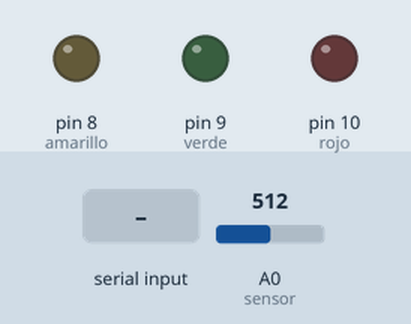
The sketch below on a simulated Arduino Uno, built with avr-gcc and run on an emulated ATmega328P. Shown: output pins drawn as LEDs (lit = HIGH). Inputs (shaded band) come from the test bench; at power-on: A0 (sensor) = 512. What the sketch prints to the serial monitor is not drawn.

Above: at 2.2 s.
2.3 s: "a" received over Serial
At 3.4 s:
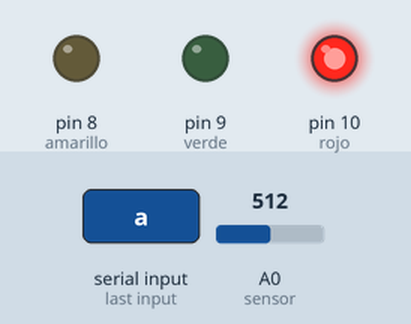
3.8 s: "b" received over Serial
At 4.5 s:
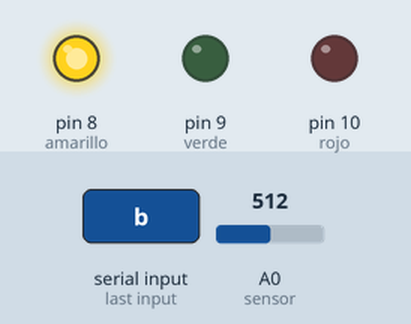
5.3 s: "n" received over Serial
At 5.7 s:
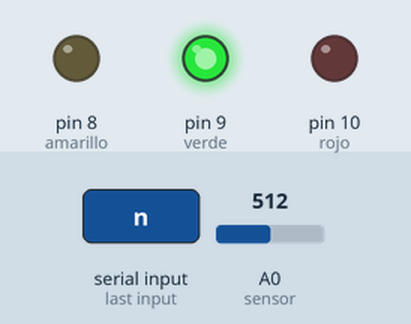
Timing chart, 0 to 8.3 s (numbered marks = the images above; inputs shaded):
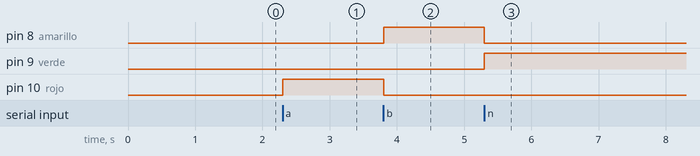

Measured:
- after the input at 2.3 s, pin 10 (rojo): LOW → HIGH at once
- after the input at 3.8 s, pin 8 (amarillo): LOW → HIGH at once; pin 10 (rojo): HIGH → LOW at once
- after the input at 5.3 s, pin 8 (amarillo): HIGH → LOW at once; pin 9 (verde): LOW → HIGH at once

The sketch:

transmisi_n_serial_de_datos_entre_2_tarjetas_arduino2.ino
```cpp
/*
Autor: Roberto Rico Sandoval.
Fille: Medidor de temperaturas con lectura de pantalla LCD.
Date: 20/12/2022

*****************************************************************
DESCRIPCIÓN:

Comunicación serial de datos entre dos Arduinos con puertos
RX y TX incluidos.

La tarjeta 1 de Arduino, toma los datos de las temperaturas
(Celsius, Fahrenheit, Kelvin), y el encendido de los LED's
según la temperatura.

La tarjeta 2 de Arduino, mandará los datos a la pantalla LCD.
Mostrará solo una escala entre 20c y 25c.
*****************************************************************
*/

// Asiganación de puerto analógico.
int sensor = A0;
int valorSensor = 0;
float temperatura = 0;

int kelvin = 0;
int cen = 0;
int fah = 0;

// Definición de pines digitales.
int amarillo = 8;
int verde = 9;
int rojo = 10;

unsigned long tiempo_TX;

void setup()
{

  Serial.begin(9600); // Velocidad de comunicación a 1152000 batios.
  delay(1000);

  // Pines de salida digital.
  pinMode(rojo, OUTPUT);
  pinMode(amarillo, OUTPUT);
  pinMode(verde, OUTPUT);

  // Pines con inicio de apagado (Nivel 0).
  digitalWrite(rojo, LOW);
  digitalWrite(amarillo, LOW);
  digitalWrite(verde, LOW);

  // Registro de tiempo de ejecución.
  tiempo_TX = millis();
}

void loop()
{
  // Lectura del valor del sensor de temperatura.
  valorSensor = analogRead(sensor);
  temperatura = ((valorSensor*(5000/1024.0))-500)/10;

  // Grados Celcius.
  cen = (int)temperatura;

  // Grados Fahrenheit.
  fah = (int)(cen*1.8)+32;

  // Grados Kelvin.
  kelvin = (int)(cen+273.15);

  // Transmisión de datos por segundos.

  if((millis() - tiempo_TX)>500){

    // Transmisión de grados Centigrados.
    Serial.print(cen);
    Serial.print("C");

    // Transmisión de grados Fahrenheit.
    Serial.print(fah);
    Serial.print("F");

    // Transmisión de grados Kelvin.
    Serial.print(kelvin);
    Serial.print("K");

    // Actualización del tiempo.
  	tiempo_TX = millis();
  }

  // Recepción de datos.
  if(Serial.available()>0){

    int datos = Serial.read();

    if(datos == 'a'){

      // Temperatura alta, se enciende el LED rojo.
      digitalWrite(rojo, HIGH);
      digitalWrite(verde, LOW);
      digitalWrite(amarillo, LOW);
    }

    if(datos == 'b'){

      // Temperatura media, se enciende el LED amarillo.
      digitalWrite(rojo, LOW);
      digitalWrite(verde, LOW);
      digitalWrite(amarillo, HIGH);
    }

    if(datos == 'n'){

      // Temperatura normal, se enciende el LED verde.
      digitalWrite(rojo, LOW);
      digitalWrite(verde, HIGH);
      digitalWrite(amarillo, LOW);
    }
  }

}
```
